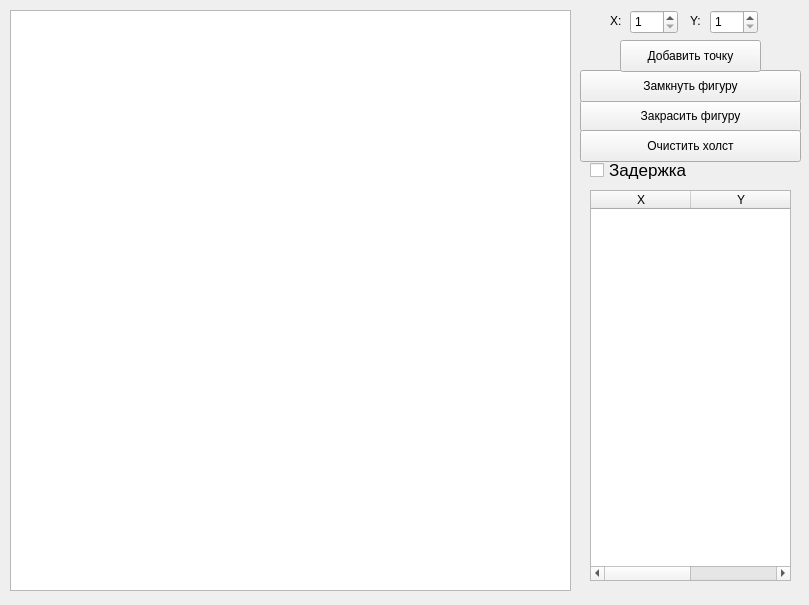
<?xml version="1.0" encoding="UTF-8"?>
<ui version="4.0">
 <class>MainWindow</class>
 <widget class="QMainWindow" name="MainWindow">
  <property name="geometry">
   <rect>
    <x>0</x>
    <y>0</y>
    <width>809</width>
    <height>605</height>
   </rect>
  </property>
  <property name="windowTitle">
   <string>Заполнение областей</string>
  </property>
  <widget class="QWidget" name="centralwidget">
   <widget class="QGraphicsView" name="view">
    <property name="geometry">
     <rect>
      <x>10</x>
      <y>10</y>
      <width>561</width>
      <height>581</height>
     </rect>
    </property>
   </widget>
   <widget class="QTableWidget" name="table">
    <property name="geometry">
     <rect>
      <x>590</x>
      <y>190</y>
      <width>201</width>
      <height>391</height>
     </rect>
    </property>
    <column>
     <property name="text">
      <string>X</string>
     </property>
    </column>
    <column>
     <property name="text">
      <string>Y</string>
     </property>
    </column>
   </widget>
   <widget class="QPushButton" name="paint">
    <property name="geometry">
     <rect>
      <x>580</x>
      <y>100</y>
      <width>221</width>
      <height>32</height>
     </rect>
    </property>
    <property name="text">
     <string>Закрасить фигуру</string>
    </property>
   </widget>
   <widget class="QPushButton" name="lock">
    <property name="geometry">
     <rect>
      <x>580</x>
      <y>70</y>
      <width>221</width>
      <height>32</height>
     </rect>
    </property>
    <property name="text">
     <string>Замкнуть фигуру</string>
    </property>
   </widget>
   <widget class="QPushButton" name="erase">
    <property name="geometry">
     <rect>
      <x>580</x>
      <y>130</y>
      <width>221</width>
      <height>32</height>
     </rect>
    </property>
    <property name="text">
     <string>Очистить холст</string>
    </property>
   </widget>
   <widget class="QCheckBox" name="delay">
    <property name="geometry">
     <rect>
      <x>590</x>
      <y>160</y>
      <width>141</width>
      <height>20</height>
     </rect>
    </property>
    <property name="font">
     <font>
      <pointsize>13</pointsize>
     </font>
    </property>
    <property name="text">
     <string>Задержка</string>
    </property>
   </widget>
   <widget class="QPushButton" name="addpoint">
    <property name="geometry">
     <rect>
      <x>620</x>
      <y>40</y>
      <width>141</width>
      <height>32</height>
     </rect>
    </property>
    <property name="text">
     <string>Добавить точку</string>
    </property>
   </widget>
   <widget class="QSpinBox" name="x">
    <property name="geometry">
     <rect>
      <x>630</x>
      <y>10</y>
      <width>48</width>
      <height>24</height>
     </rect>
    </property>
    <property name="minimum">
     <number>1</number>
    </property>
    <property name="maximum">
     <number>561</number>
    </property>
   </widget>
   <widget class="QSpinBox" name="y">
    <property name="geometry">
     <rect>
      <x>710</x>
      <y>10</y>
      <width>48</width>
      <height>24</height>
     </rect>
    </property>
    <property name="minimum">
     <number>1</number>
    </property>
    <property name="maximum">
     <number>581</number>
    </property>
   </widget>
   <widget class="QLabel" name="label">
    <property name="geometry">
     <rect>
      <x>610</x>
      <y>10</y>
      <width>16</width>
      <height>21</height>
     </rect>
    </property>
    <property name="text">
     <string>X:</string>
    </property>
   </widget>
   <widget class="QLabel" name="label_2">
    <property name="geometry">
     <rect>
      <x>690</x>
      <y>10</y>
      <width>20</width>
      <height>21</height>
     </rect>
    </property>
    <property name="text">
     <string>Y:</string>
    </property>
   </widget>
  </widget>
 </widget>
 <resources/>
 <connections/>
</ui>
